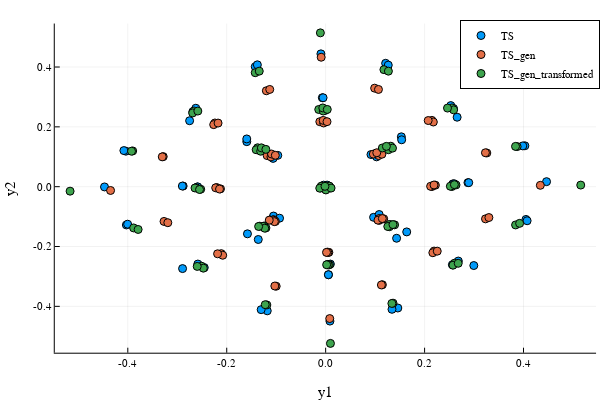

The notebook cell saved with this chart:
### Code cell
scatter!(eachrow(Y_gen)..., hover = [i for i in 1:lastindex(eachcol(Z_))],
xlabel="y1",ylabel="y2", label = "TS_gen_transformed")
